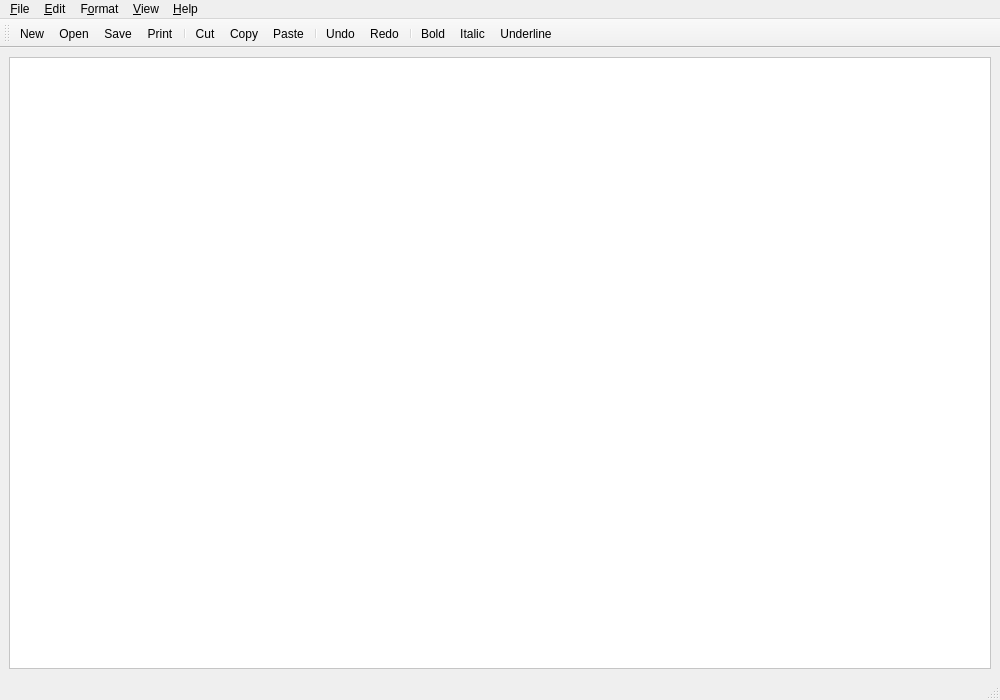
<?xml version="1.0" encoding="UTF-8"?>
<ui version="4.0">
 <class>MainWindow</class>
 <widget class="QMainWindow" name="MainWindow">
  <property name="geometry">
   <rect>
    <x>0</x>
    <y>0</y>
    <width>1000</width>
    <height>700</height>
   </rect>
  </property>
  <property name="windowTitle">
   <string>Enhanced Notepad</string>
  </property>
  <widget class="QWidget" name="centralwidget">
   <layout class="QVBoxLayout" name="verticalLayout">
    <item>
     <widget class="QTextEdit" name="textEdit">
      <property name="frameShape">
       <enum>QFrame::StyledPanel</enum>
      </property>
      <property name="lineWrapMode">
       <enum>QTextEdit::WidgetWidth</enum>
      </property>
		<property name="styleSheet">
   <string>QTextEdit { background-color: white; }</string>
  </property>
     </widget>
    </item>
   </layout>
  </widget>
  <widget class="QMenuBar" name="menubar">
   <property name="geometry">
    <rect>
     <x>0</x>
     <y>0</y>
     <width>1000</width>
     <height>22</height>
    </rect>
   </property>
   <widget class="QMenu" name="menuFile">
    <property name="title">
     <string>&amp;File</string>
    </property>
    <addaction name="actionNew"/>
    <addaction name="actionOpen"/>
    <addaction name="actionSave"/>
    <addaction name="actionSave_As"/>
    <addaction name="separator"/>
    <addaction name="actionPrint"/>
    <addaction name="actionPrint_Preview"/>
    <addaction name="actionExport_PDF"/>
    <addaction name="separator"/>
    <addaction name="actionExit"/>
   </widget>
   <widget class="QMenu" name="menuEdit">
    <property name="title">
     <string>&amp;Edit</string>
    </property>
    <addaction name="actionUndo"/>
    <addaction name="actionRedo"/>
    <addaction name="separator"/>
    <addaction name="actionCut"/>
    <addaction name="actionCopy"/>
    <addaction name="actionPaste"/>
    <addaction name="separator"/>
    <addaction name="actionFind"/>
    <addaction name="actionReplace"/>
    <addaction name="actionSelect_All"/>
    <addaction name="separator"/>
    <addaction name="actionInsert_Date_Time"/>
   </widget>
   <widget class="QMenu" name="menuFormat">
    <property name="title">
     <string>F&amp;ormat</string>
    </property>
    <addaction name="actionWord_Wrap"/>
    <addaction name="separator"/>
    <addaction name="actionFont"/>
    <addaction name="actionText_Color"/>
    <addaction name="actionBackground_Color"/>
    <addaction name="separator"/>
    <widget class="QMenu" name="menuAlignment">
     <property name="title">
      <string>Alignment</string>
     </property>
     <addaction name="actionAlign_Left"/>
     <addaction name="actionAlign_Center"/>
     <addaction name="actionAlign_Right"/>
     <addaction name="actionAlign_Justify"/>
    </widget>
    <widget class="QMenu" name="menuStyle">
     <property name="title">
      <string>Style</string>
     </property>
     <addaction name="actionBold"/>
     <addaction name="actionItalic"/>
     <addaction name="actionUnderline"/>
     <addaction name="actionStrikethrough"/>
    </widget>
    <addaction name="menuAlignment"/>
    <addaction name="menuStyle"/>
   </widget>
   <widget class="QMenu" name="menuView">
    <property name="title">
     <string>&amp;View</string>
    </property>
    <addaction name="actionZoom_In"/>
    <addaction name="actionZoom_Out"/>
    <addaction name="actionReset_Zoom"/>
    <addaction name="separator"/>
    <addaction name="actionShow_Status_Bar"/>
    <addaction name="actionShow_Toolbar"/>
   </widget>
   <widget class="QMenu" name="menuHelp">
    <property name="title">
     <string>&amp;Help</string>
    </property>
    <addaction name="actionAbout"/>
    <addaction name="actionCheck_Updates"/>
   </widget>
   <addaction name="menuFile"/>
   <addaction name="menuEdit"/>
   <addaction name="menuFormat"/>
   <addaction name="menuView"/>
   <addaction name="menuHelp"/>
  </widget>
  <widget class="QStatusBar" name="statusbar"/>
  <widget class="QToolBar" name="toolBar">
   <property name="windowTitle">
    <string>toolBar</string>
   </property>
   <attribute name="toolBarArea">
    <enum>TopToolBarArea</enum>
   </attribute>
   <attribute name="toolBarBreak">
    <bool>false</bool>
   </attribute>
   <addaction name="actionNew"/>
   <addaction name="actionOpen"/>
   <addaction name="actionSave"/>
   <addaction name="actionPrint"/>
   <addaction name="separator"/>
   <addaction name="actionCut"/>
   <addaction name="actionCopy"/>
   <addaction name="actionPaste"/>
   <addaction name="separator"/>
   <addaction name="actionUndo"/>
   <addaction name="actionRedo"/>
   <addaction name="separator"/>
   <addaction name="actionBold"/>
   <addaction name="actionItalic"/>
   <addaction name="actionUnderline"/>
  </widget>
  
  <!-- File Actions -->
  <action name="actionNew">
   <property name="text">
    <string>&amp;New</string>
   </property>
   <property name="shortcut">
    <string>Ctrl+N</string>
   </property>
  </action>
  <action name="actionOpen">
   <property name="text">
    <string>&amp;Open...</string>
   </property>
   <property name="shortcut">
    <string>Ctrl+O</string>
   </property>
  </action>
  <action name="actionSave">
   <property name="text">
    <string>&amp;Save</string>
   </property>
   <property name="shortcut">
    <string>Ctrl+S</string>
   </property>
  </action>
  <action name="actionSave_As">
   <property name="text">
    <string>Save &amp;As...</string>
   </property>
   <property name="shortcut">
    <string>Ctrl+Shift+S</string>
   </property>
  </action>
  <action name="actionPrint">
   <property name="text">
    <string>&amp;Print...</string>
   </property>
   <property name="shortcut">
    <string>Ctrl+P</string>
   </property>
  </action>
  <action name="actionPrint_Preview">
   <property name="text">
    <string>Print Pre&amp;view...</string>
   </property>
  </action>
  <action name="actionExport_PDF">
   <property name="text">
    <string>Export as &amp;PDF...</string>
   </property>
   <property name="shortcut">
    <string>Ctrl+Shift+P</string>
   </property>
  </action>
  <action name="actionExit">
   <property name="text">
    <string>E&amp;xit</string>
   </property>
   <property name="shortcut">
    <string>Ctrl+Q</string>
   </property>
  </action>
  
  <!-- Edit Actions -->
  <action name="actionUndo">
   <property name="text">
    <string>&amp;Undo</string>
   </property>
   <property name="shortcut">
    <string>Ctrl+Z</string>
   </property>
  </action>
  <action name="actionRedo">
   <property name="text">
    <string>&amp;Redo</string>
   </property>
   <property name="shortcut">
    <string>Ctrl+Y</string>
   </property>
  </action>
  <action name="actionCut">
   <property name="text">
    <string>Cu&amp;t</string>
   </property>
   <property name="shortcut">
    <string>Ctrl+X</string>
   </property>
  </action>
  <action name="actionCopy">
   <property name="text">
    <string>&amp;Copy</string>
   </property>
   <property name="shortcut">
    <string>Ctrl+C</string>
   </property>
  </action>
  <action name="actionPaste">
   <property name="text">
    <string>&amp;Paste</string>
   </property>
   <property name="shortcut">
    <string>Ctrl+V</string>
   </property>
  </action>
  <action name="actionFind">
   <property name="text">
    <string>&amp;Find...</string>
   </property>
   <property name="shortcut">
    <string>Ctrl+F</string>
   </property>
  </action>
  <action name="actionReplace">
   <property name="text">
    <string>&amp;Replace...</string>
   </property>
   <property name="shortcut">
    <string>Ctrl+H</string>
   </property>
  </action>
  <action name="actionSelect_All">
   <property name="text">
    <string>Select &amp;All</string>
   </property>
   <property name="shortcut">
    <string>Ctrl+A</string>
   </property>
  </action>
  <action name="actionInsert_Date_Time">
   <property name="text">
    <string>&amp;Date/Time</string>
   </property>
   <property name="shortcut">
    <string>F5</string>
   </property>
  </action>
  
  <!-- Format Actions -->
  <action name="actionFont">
   <property name="text">
    <string>&amp;Font...</string>
   </property>
  </action>
  <action name="actionText_Color">
   <property name="text">
    <string>Text &amp;Color...</string>
   </property>
  </action>
  <action name="actionBackground_Color">
   <property name="text">
    <string>&amp;Background Color...</string>
   </property>
  </action>
  <action name="actionWord_Wrap">
   <property name="checkable">
    <bool>true</bool>
   </property>
   <property name="checked">
    <bool>true</bool>
   </property>
   <property name="text">
    <string>&amp;Word Wrap</string>
   </property>
  </action>
  <action name="actionBold">
   <property name="checkable">
    <bool>true</bool>
   </property>
   <property name="text">
    <string>&amp;Bold</string>
   </property>
   <property name="shortcut">
    <string>Ctrl+B</string>
   </property>
  </action>
  <action name="actionItalic">
   <property name="checkable">
    <bool>true</bool>
   </property>
   <property name="text">
    <string>&amp;Italic</string>
   </property>
   <property name="shortcut">
    <string>Ctrl+I</string>
   </property>
  </action>
  <action name="actionUnderline">
   <property name="checkable">
    <bool>true</bool>
   </property>
   <property name="text">
    <string>&amp;Underline</string>
   </property>
   <property name="shortcut">
    <string>Ctrl+U</string>
   </property>
  </action>
  <action name="actionStrikethrough">
   <property name="checkable">
    <bool>true</bool>
   </property>
   <property name="text">
    <string>&amp;Strikethrough</string>
   </property>
  </action>
  
  <!-- Alignment Actions -->
  <action name="actionAlign_Left">
   <property name="checkable">
    <bool>true</bool>
   </property>
   <property name="text">
    <string>Align &amp;Left</string>
   </property>
   <property name="shortcut">
    <string>Ctrl+L</string>
   </property>
  </action>
  <action name="actionAlign_Center">
   <property name="checkable">
    <bool>true</bool>
   </property>
   <property name="text">
    <string>Align &amp;Center</string>
   </property>
   <property name="shortcut">
    <string>Ctrl+E</string>
   </property>
  </action>
  <action name="actionAlign_Right">
   <property name="checkable">
    <bool>true</bool>
   </property>
   <property name="text">
    <string>Align &amp;Right</string>
   </property>
   <property name="shortcut">
    <string>Ctrl+R</string>
   </property>
  </action>
  <action name="actionAlign_Justify">
   <property name="checkable">
    <bool>true</bool>
   </property>
   <property name="text">
    <string>&amp;Justify</string>
   </property>
   <property name="shortcut">
    <string>Ctrl+J</string>
   </property>
  </action>
  
  <!-- View Actions -->
  <action name="actionZoom_In">
   <property name="text">
    <string>Zoom &amp;In</string>
   </property>
   <property name="shortcut">
    <string>Ctrl++</string>
   </property>
  </action>
  <action name="actionZoom_Out">
   <property name="text">
    <string>Zoom &amp;Out</string>
   </property>
   <property name="shortcut">
    <string>Ctrl+-</string>
   </property>
  </action>
  <action name="actionReset_Zoom">
   <property name="text">
    <string>&amp;Reset Zoom</string>
   </property>
   <property name="shortcut">
    <string>Ctrl+0</string>
   </property>
  </action>
  <action name="actionShow_Status_Bar">
   <property name="checkable">
    <bool>true</bool>
   </property>
   <property name="checked">
    <bool>true</bool>
   </property>
   <property name="text">
    <string>Show Status &amp;Bar</string>
   </property>
  </action>
  <action name="actionShow_Toolbar">
   <property name="checkable">
    <bool>true</bool>
   </property>
   <property name="checked">
    <bool>true</bool>
   </property>
   <property name="text">
    <string>Show &amp;Toolbar</string>
   </property>
  </action>
  
  <!-- Help Actions -->
  <action name="actionAbout">
   <property name="text">
    <string>&amp;About</string>
   </property>
  </action>
  <action name="actionCheck_Updates">
   <property name="text">
    <string>&amp;Check for Updates...</string>
   </property>
  </action>
 </widget>
 <resources/>
 <connections/>
</ui>
